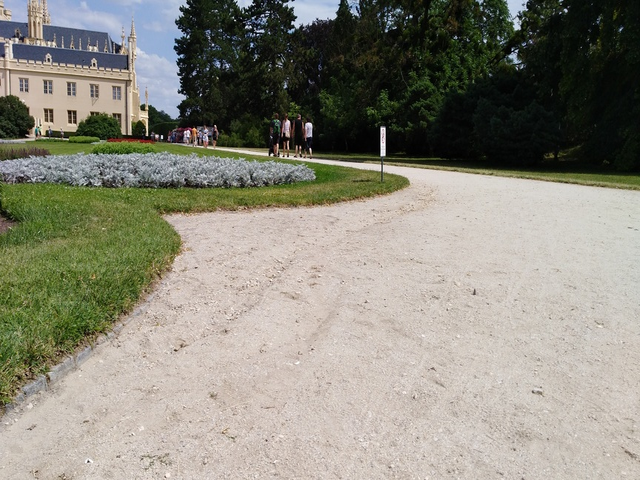
#> input picture data/test/image/IMG_20180708_144459.png, 640 x 480 px, given in place of IMG_20180708_144459_mask.png, which was not available
$ python split_data.py
#> lines starting #> are read from the running program, lines starting #| are printed output that depends on the picture; after the words box and inside, x2 and y2 are one past the last pixel; in counts of white or black regions, pixels touching at a corner belong together; pictures that were not available may be replaced by others from this repository, and a replacement may not be noted
import os
import glob
import shutil
import random
import cv2
import click


def save(i, folder, mask_folder):
#> called with i = '_only/IMG_20180708_144459.png', folder = 'test', mask_folder = 'img/masks'
    iname = os.path.basename(i)

    # remove mask suffix
    maskname = iname.replace('.png', '_mask.png')

    # copy image
    dstfold = os.path.join(folder, 'image')
    os.makedirs(dstfold, exist_ok=True)
    shutil.copyfile(i, os.path.join(dstfold, iname))

    mask_path = os.path.join(mask_folder, maskname)
    dstmasks = os.path.join(folder, 'masks')
    os.makedirs(dstmasks, exist_ok=True)
    # copy mask
    mask = cv2.imread(mask_path, 0)
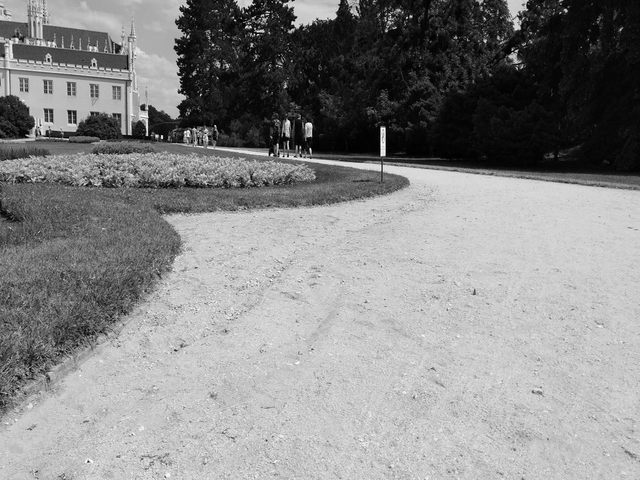
#> mask: shape (480, 640); min 0, max 255, mean 137
    # convert image to white/black
    mask[mask != 0] = 255
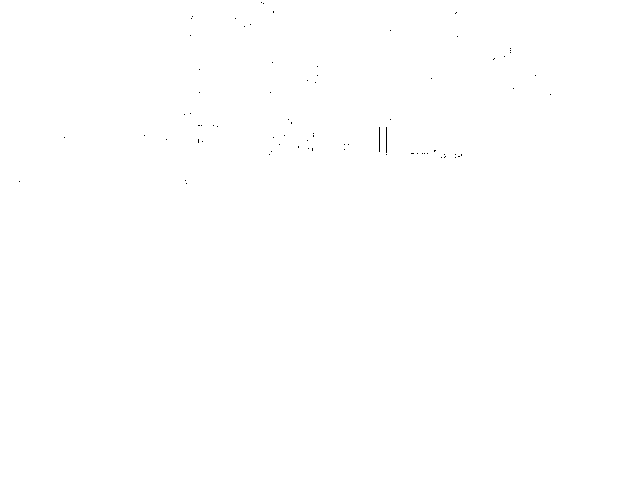
#> mask: shape (480, 640); 100% white; black in thin lines or dots, all inside (x1, y1, x2, y2) = (19, 2, 551, 184)
    cv2.imwrite(os.path.join(dstmasks, iname), mask)


@click.command()
@click.option('--val', default=False,
              help='Boolean, whether to create validation set')
@click.option('--img_folder', default='img',
              help='Path to folder with images')
@click.option('--mask_folder', default='img/masks',
              help='Path to folder with masks')
@click.option('--trainfrac', default=0.85,
              help='Fraction of data to set as training - the rest is test data')
def generate(val, img_folder, mask_folder, trainfrac):
    imgs = list(glob.glob(os.path.join(img_folder, '*.png'), recursive=False))
    random.shuffle(imgs)

    n = int(len(imgs)*trainfrac)
    train = imgs[:n]
    test = imgs[n:]

    if val:
        val_n = int(n*0.9)
        val = train[val_n:]
        train = train[:val_n]
        for i in val:
            save(i, 'val', mask_folder)

    for i in train:
        save(i, 'train', mask_folder)

    for j in test:
        save(j, 'test', mask_folder)


if __name__ == '__main__':
    generate()
#> (the program exits here)

$ run again, on data/test/image/IMG_20180708_145757.png
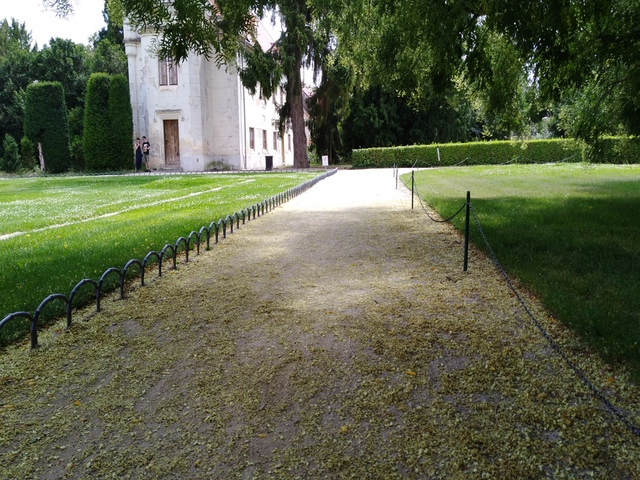
#> input picture data/test/image/IMG_20180708_145757.png, 640 x 480 px, given in place of IMG_20180708_145757_mask.png, which was not available
#> in save, `mask = cv2.imread(mask_path, 0)`:
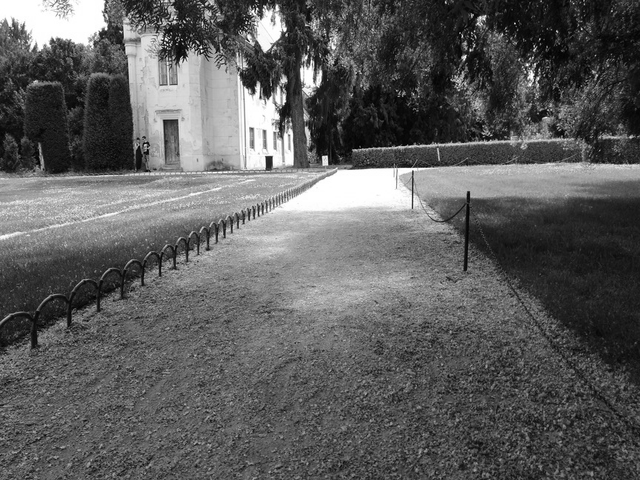
#> mask: shape (480, 640); min 0, max 255, mean 93.5

$ run again, on data/test/image/IMG_20180708_150148.png
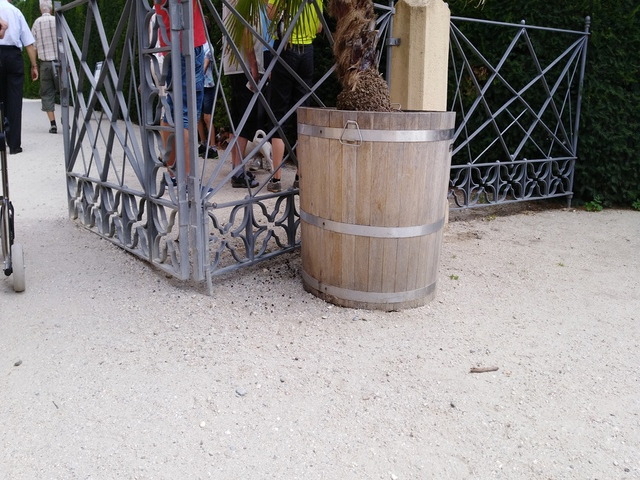
#> input picture data/test/image/IMG_20180708_150148.png, 640 x 480 px, given in place of IMG_20180708_150148_mask.png, which was not available
#> in save, `mask = cv2.imread(mask_path, 0)`:
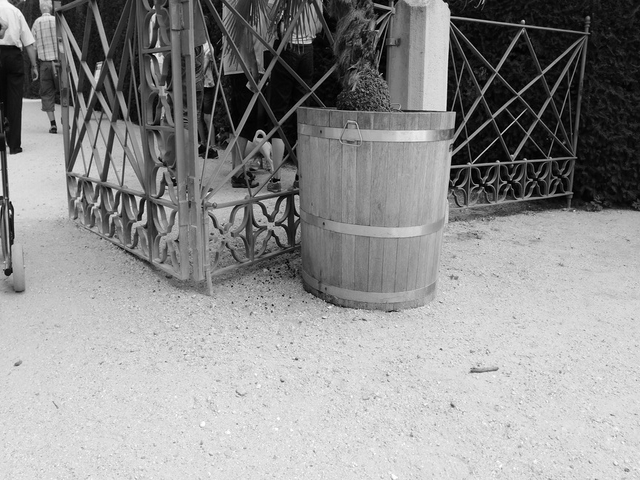
#> mask: shape (480, 640); min 0, max 255, mean 143.6
#> in save, `mask[mask != 0] = 255`:
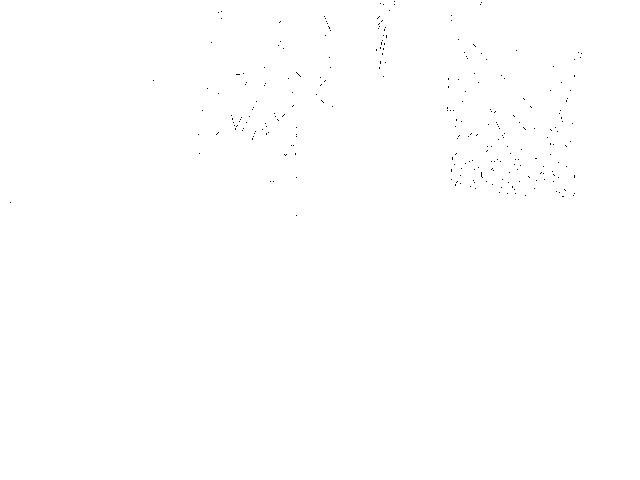
#> mask: shape (480, 640); 99.9% white; black in thin lines or dots, all inside (x1, y1, x2, y2) = (10, 1, 582, 216)
